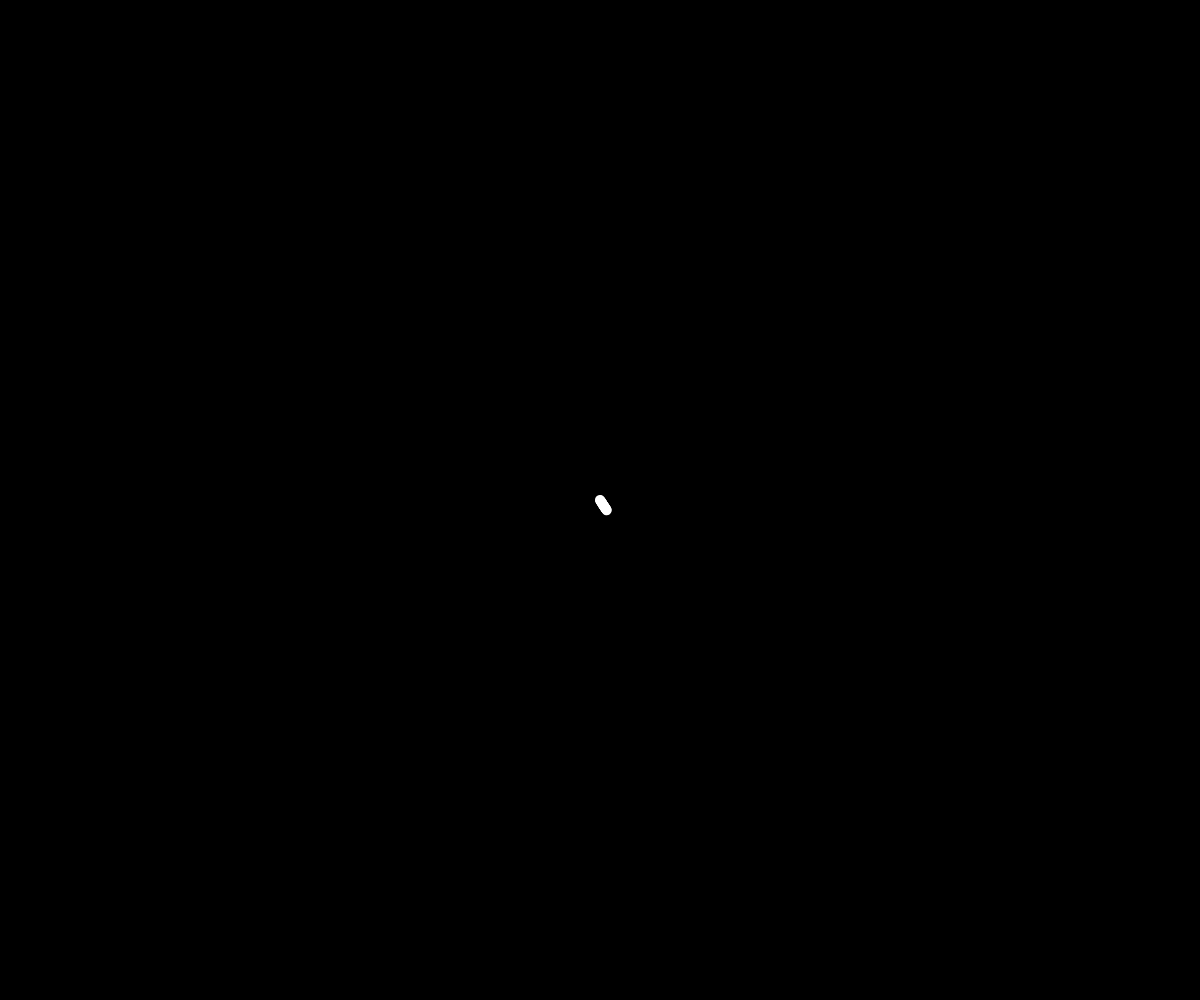
Frame 1 (no input)
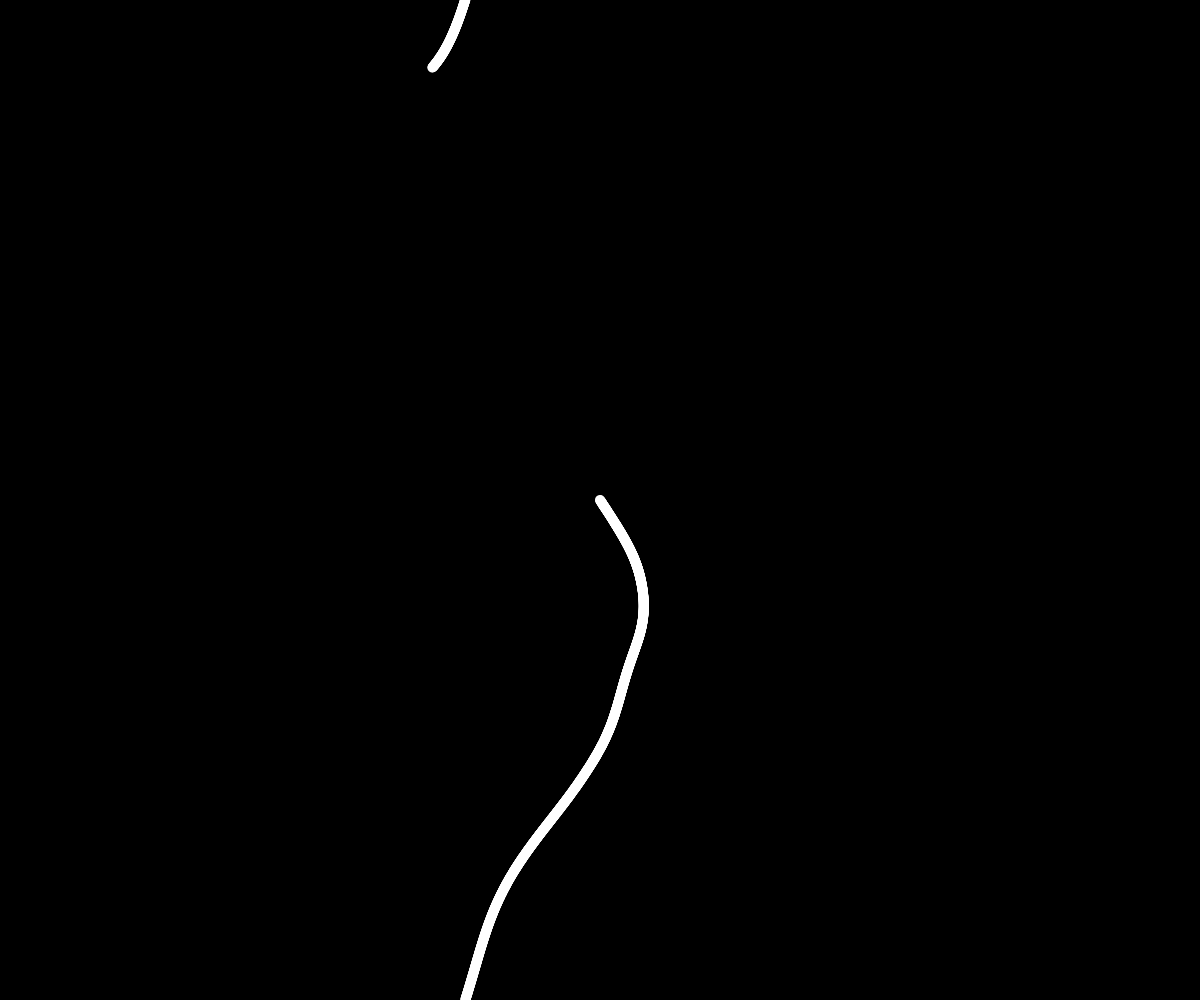
Frame 60 (no input)
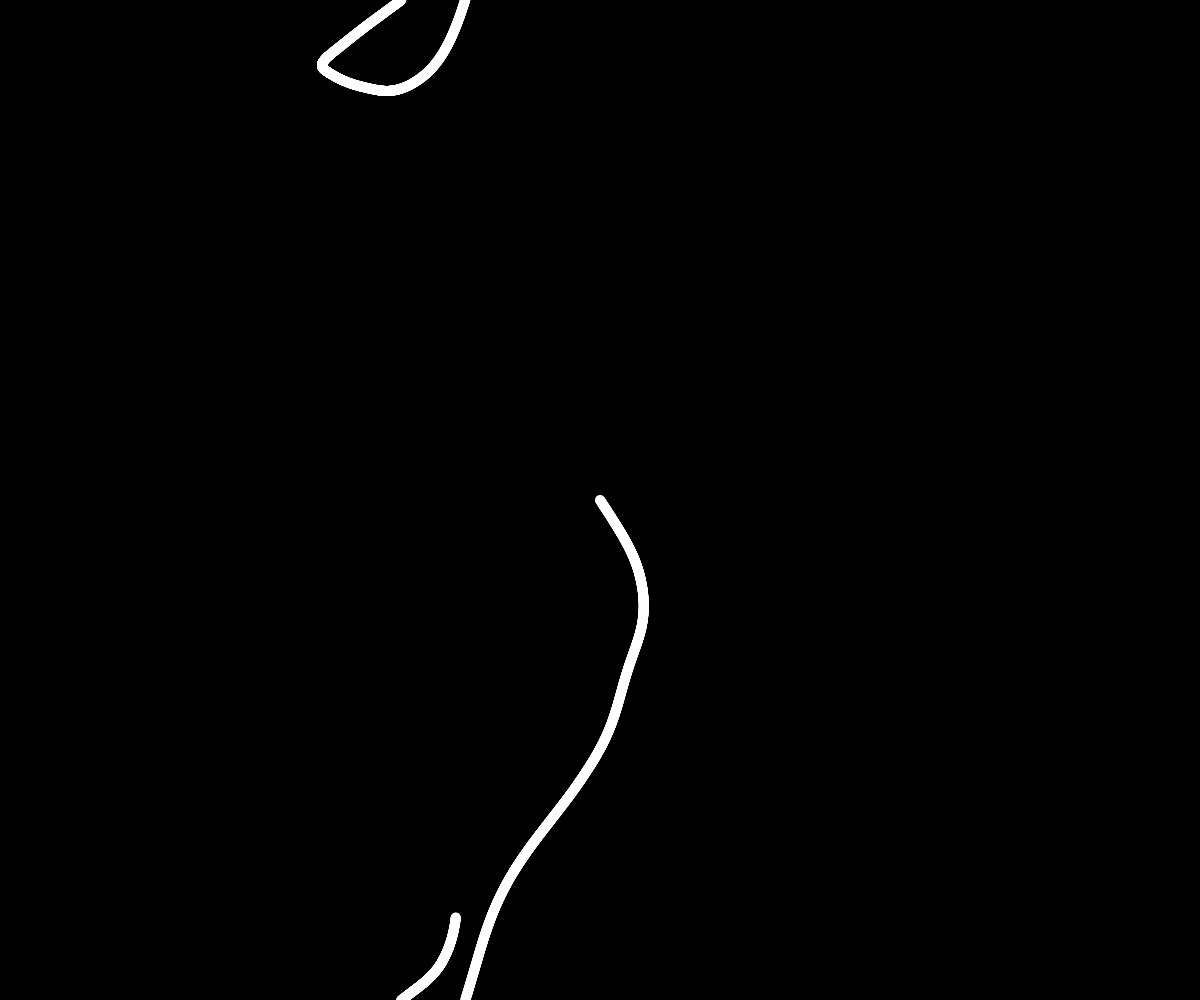
Frame 120 (the mouse pressed at the canvas centre since frame 60)

The p5.js sketch that drew these frames (run headless with seeded random() and noise() and a simulated clock; from frame 60 on, the mouse is pressed at the canvas centre):

// p5.js sketch
// ── sketch.js
let walker;

function setup() {
  createCanvas(windowWidth, windowHeight); // creating canvas of size 640 x 240
  walker = new Walker(); // creating an instance/object of class Walker
  background(0);
}

function draw() {
  for (let i = 0; i < 20; i++) {
    walker.step();
    walker.checkBorders();
    walker.show();
  }
}

// ── walker.js
class Walker {
  constructor() {
    this.x = width / 2;
    this.y = height / 2;
    this.oldx = this.x;
    this.oldy = this.y;
    this.tx = 0;
    this.ty = 10000;
  }

  step() {
    this.x += map(noise(this.tx), 0, 1, -1, 1);
    this.y += map(noise(this.ty), 0, 1, -1, 1);

    this.tx += 0.001;
    this.ty += 0.001;
  }

  show() {
    stroke(255);
    strokeWeight(10);
    line(this.oldx, this.oldy, this.x, this.y);
    this.oldx = this.x;
    this.oldy = this.y;
  }

  checkBorders() {
    if (this.x < 0) {
      this.x = width;
      this.oldx = this.x;
    }
    if (this.x > width) {
      this.x = 0;
      this.oldx = this.x;
    }
    if (this.y < 0) {
      this.y = height;
      this.oldy = this.y;
    }
    if (this.y > height) {
      this.y = 0;
      this.oldy = this.y;
    }
  }
}
